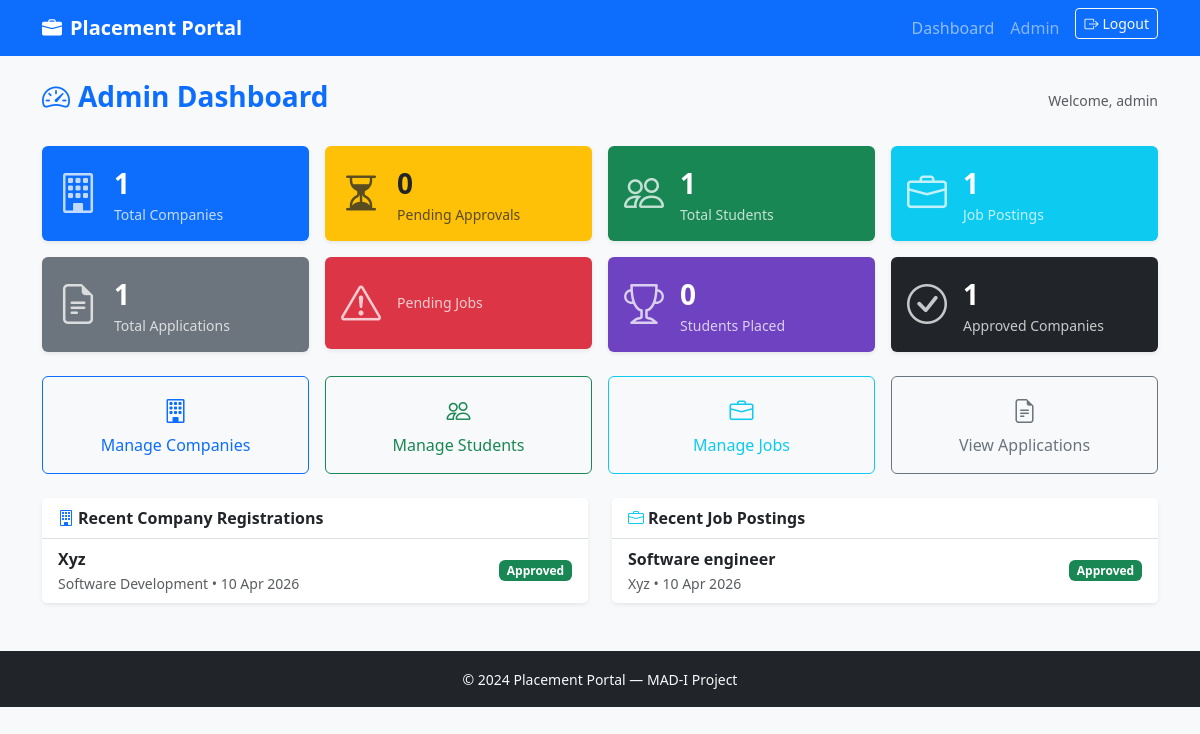
The app's page /admin/dashboard (signed in) with its own data.
### models.py (models this page shows, shortened)
class User(UserMixin, db.Model):
    id= db.Column(db.Integer, primary_key=True)
    username= db.Column(db.String(80), unique=True, nullable=False)
    email= db.Column(db.String(120), unique=True, nullable=False)
    password_hash = db.Column(db.String(256))
    role = db.Column(db.String(20))
    active = db.Column(db.Boolean, default=True)
    student_profile = db.relationship('Student', backref='user', uselist=False)
    company_profile = db.relationship('Company', backref='user', uselist=False)
    @property
    def is_active(self):
        return self.active

class Company(db.Model):
    id = db.Column(db.Integer, primary_key=True)
    user_id = db.Column(db.Integer, db.ForeignKey('user.id'), nullable=False)
    name = db.Column(db.String(150))
    industry = db.Column(db.String(100))
    website = db.Column(db.String(250))
    description = db.Column(db.Text)
    location = db.Column(db.String(150))
    approval_status = db.Column(db.String(20), default='pending')
    is_blacklisted  = db.Column(db.Boolean, default=False)
    created_at = db.Column(db.DateTime, default=lambda: datetime.now(timezone.utc), nullable=False)
    jobs = db.relationship('JobPosition', backref='company', lazy='dynamic')

class JobPosition(db.Model):
    id = db.Column(db.Integer, primary_key=True)
    company_id = db.Column(db.Integer, db.ForeignKey('company.id'), nullable=False)
    title = db.Column(db.String(150))
    description = db.Column(db.Text)
    required_skills = db.Column(db.Text)
    experience = db.Column(db.String(100))
    salary_min = db.Column(db.Float)
    salary_max = db.Column(db.Float)
    location = db.Column(db.String(150))
    deadline = db.Column(db.DateTime)
    status = db.Column(db.String(20), default='active')
    is_approved = db.Column(db.Boolean, default=False)
    created_at = db.Column(db.DateTime, default=lambda: datetime.now(timezone.utc), nullable=False)
    applications = db.relationship('Application', backref='job', lazy='dynamic')

### routes/admin.py (the view)
@admin_bp.route('/dashboard')
@login_required
@admin_required
def dashboard():
    stats = {
        'total_companies': Company.query.count(),
        'pending_companies': Company.query.filter_by(approval_status='pending').count(),
        'approved_companies': Company.query.filter_by(approval_status='approved').count(),
        'total_students': Student.query.count(),
        'total_jobs': JobPosition.query.count(),
        'pending_job': JobPosition.query.filter_by(is_approved=False).count(),
        'total_applications': Application.query.count(),
        'placed_students': Application.query.filter_by(status='placed').count(),
    }
    recent_companies = Company.query.order_by(Company.created_at.desc()).limit(5).all()
    recent_jobs = JobPosition.query.order_by(JobPosition.created_at.desc()).limit(5).all()
    return render_template('admin/dashboard.html', stats = stats, recent_companies = recent_companies, recent_jobs = recent_jobs)

### models.py (called while the page is built)
@login_manager.user_loader
def load_user(user_id):
    return User.query.get(int(user_id))

### routes/admin.py (called while the page is built)
def admin_required(f):
    @wraps(f)
    def wrapped(*args, **kwargs):
        if not current_user.is_authenticated:
            flash('Please login first.', 'danger')
            return redirect(url_for('auth.login'))
        if current_user.role != 'admin':
            flash('Admin access required.', 'danger')
            return redirect(url_for('auth.login'))
        return f(*args, **kwargs)
    return wrapped

### templates/admin/dashboard.html (shortened to what this page needs)
{% extends 'base.html' %}
{% block content %}
<div class="d-flex justify-content-between align-items-center mb-4">
  <h3 class="fw-bold text-primary">
    <i class="bi bi-speedometer2 me-2"></i>Admin Dashboard
  </h3>
  <small class="text-muted">Welcome, {{ current_user.username }}</small>
</div>
<div class="row g-3 mb-4">
  <div class="col-sm-6 col-xl-3">
    <div class="card border-0 shadow-sm bg-primary text-white">
      <div class="card-body d-flex align-items-center gap-3">
        <i class="bi bi-building fs-1 opacity-75"></i>
        <div>
          <div class="fs-3 fw-bold">{{ stats.total_companies }}</div>
          <div class="small opacity-75">Total Companies</div>
        </div>
      </div>
    </div>
  </div>
  <div class="col-sm-6 col-xl-3">
    <div class="card border-0 shadow-sm bg-warning text-dark">
      <div class="card-body d-flex align-items-center gap-3">
        <i class="bi bi-hourglass-split fs-1 opacity-75"></i>
        <div>
          <div class="fs-3 fw-bold">{{ stats.pending_companies }}</div>
          <div class="small opacity-75">Pending Approvals</div>
        </div>
      </div>
    </div>
  </div>
  <div class="col-sm-6 col-xl-3">
    <div class="card border-0 shadow-sm bg-success text-white">
      <div class="card-body d-flex align-items-center gap-3">
        <i class="bi bi-people fs-1 opacity-75"></i>
        <div>
          <div class="fs-3 fw-bold">{{ stats.total_students }}</div>
          <div class="small opacity-75">Total Students</div>
        </div>
      </div>
    </div>
  </div>
  <div class="col-sm-6 col-xl-3">
    <div class="card border-0 shadow-sm bg-info text-white">
      <div class="card-body d-flex align-items-center gap-3">
        <i class="bi bi-briefcase fs-1 opacity-75"></i>
        <div>
          <div class="fs-3 fw-bold">{{ stats.total_jobs }}</div>
          <div class="small opacity-75">Job Postings</div>
        </div>
      </div>
    </div>
  </div>
  <div class="col-sm-6 col-xl-3">
    <div class="card border-0 shadow-sm bg-secondary text-white">
      <div class="card-body d-flex align-items-center gap-3">
        <i class="bi bi-file-earmark-text fs-1 opacity-75"></i>
        <div>
          <div class="fs-3 fw-bold">{{ stats.total_applications }}</div>
          <div class="small opacity-75">Total Applications</div>
        </div>
      </div>
    </div>
  </div>
  <div class="col-sm-6 col-xl-3">
    <div class="card border-0 shadow-sm bg-danger text-white">
      <div class="card-body d-flex align-items-center gap-3">
        <i class="bi bi-exclamation-triangle fs-1 opacity-75"></i>
        <div>
          <div class="small opacity-75">Pending Jobs</div>
        </div>
      </div>
    </div>
  </div>
  <div class="col-sm-6 col-xl-3">
    <div class="card border-0 shadow-sm text-white" style="background:#6f42c1">
      <div class="card-body d-flex align-items-center gap-3">
        <i class="bi bi-trophy fs-1 opacity-75"></i>
        <div>
          <div class="fs-3 fw-bold">{{ stats.placed_students }}</div>
          <div class="small opacity-75">Students Placed</div>
        </div>
      </div>
    </div>
  </div>
  <div class="col-sm-6 col-xl-3">
    <div class="card border-0 shadow-sm bg-dark text-white">
      <div class="card-body d-flex align-items-center gap-3">
        <i class="bi bi-check-circle fs-1 opacity-75"></i>
        <div>
          <div class="fs-3 fw-bold">{{ stats.approved_companies }}</div>
          <div class="small opacity-75">Approved Companies</div>
        </div>
      </div>
    </div>
  </div>
</div>
<div class="row g-3 mb-4">
  <div class="col-md-3">
    <a href="{{ url_for('admin.companies') }}" class="btn btn-outline-primary w-100 py-3">
      <i class="bi bi-building d-block fs-4 mb-1"></i>Manage Companies
    </a>
  </div>
  <div class="col-md-3">
    <a href="{{ url_for('admin.students') }}" class="btn btn-outline-success w-100 py-3">
      <i class="bi bi-people d-block fs-4 mb-1"></i>Manage Students
    </a>
  </div>
  <div class="col-md-3">
    <a href="{{ url_for('admin.jobs') }}" class="btn btn-outline-info w-100 py-3">
      <i class="bi bi-briefcase d-block fs-4 mb-1"></i>Manage Jobs
    </a>
  </div>
  <div class="col-md-3">
    <a href="{{ url_for('admin.applications') }}" class="btn btn-outline-secondary w-100 py-3">
      <i class="bi bi-file-earmark-text d-block fs-4 mb-1"></i>View Applications
    </a>
  </div>
</div>
<div class="row g-4">
  <div class="col-md-6">
    <div class="card border-0 shadow-sm">
      <div class="card-header bg-white fw-semibold border-bottom">
        <i class="bi bi-building me-1 text-primary"></i>Recent Company Registrations
      </div>
      <ul class="list-group list-group-flush">
        {% for c in recent_companies %}
        <li class="list-group-item d-flex justify-content-between align-items-center">
          <div>
            <div class="fw-semibold">{{ c.name }}</div>
            <small class="text-muted">{{ c.industry or 'N/A' }} &bull; {{ c.created_at.strftime('%d %b %Y') }}</small>
          </div>
          <span class="badge
            {% if c.approval_status == 'approved' %}bg-success
            {% elif c.approval_status == 'pending' %}bg-warning text-dark
            {% else %}bg-danger{% endif %}">
            {{ c.approval_status | capitalize }}
          </span>
        </li>
        {% else %}
        <li class="list-group-item text-muted small">No companies registered yet.</li>
        {% endfor %}
      </ul>
    </div>
  </div>
  <div class="col-md-6">
    <div class="card border-0 shadow-sm">
      <div class="card-header bg-white fw-semibold border-bottom">
        <i class="bi bi-briefcase me-1 text-info"></i>Recent Job Postings
      </div>
      <ul class="list-group list-group-flush">
        {% for j in recent_jobs %}
        <li class="list-group-item d-flex justify-content-between align-items-center">
          <div>
            <div class="fw-semibold">{{ j.title }}</div>
            <small class="text-muted">{{ j.company.name }} &bull; {{ j.created_at.strftime('%d %b %Y') }}</small>
          </div>
          <span class="badge {% if j.is_approved %}bg-success{% else %}bg-warning text-dark{% endif %}">
            {% if j.is_approved %}Approved{% else %}Pending{% endif %}
          </span>
        </li>
        {% else %}
        <li class="list-group-item text-muted small">No jobs posted yet.</li>
        {% endfor %}
      </ul>
    </div>
  </div>
</div>
{% endblock %}

### templates/base.html (shortened to what this page needs)
<!DOCTYPE html>
<html lang="en">
<head>
  <link href="https://cdn.jsdelivr.net/npm/bootstrap@5.3.0/dist/css/bootstrap.min.css" rel="stylesheet"/>
  <link href="https://cdn.jsdelivr.net/npm/bootstrap-icons@1.11.0/font/bootstrap-icons.css" rel="stylesheet"/>
</head>
<body class="bg-light">
<nav class="navbar navbar-expand-lg navbar-dark bg-primary">
  <div class="container">
    <a class="navbar-brand fw-bold" href="{{ url_for('auth.index') }}">
      <i class="bi bi-briefcase-fill me-2"></i>Placement Portal
    </a>
    <div class="collapse navbar-collapse" id="navbarNav">
      <ul class="navbar-nav ms-auto">
        {% if current_user.is_authenticated %}
          {% if current_user.role == 'admin' %}
            <li class="nav-item">
              <a class="nav-link" href="{{ url_for('admin.dashboard') }}">Dashboard</a>
            </li>
          {% elif current_user.role == 'company' %}
            <li class="nav-item">
              <a class="nav-link" href="{{ url_for('company.dashboard') }}">Dashboard</a>
            </li>
          {% endif %}
          <li class="nav-item">
            <span class="nav-link text-white-50">
              {{ current_user.role | capitalize }}
            </span>
          </li>
          <li class="nav-item">
            <a class="btn btn-outline-light btn-sm ms-2"
               href="{{ url_for('auth.logout') }}">
              <i class="bi bi-box-arrow-right me-1"></i>Logout
            </a>
          </li>
        {% endif %}
      </ul>
    </div>
  </div>
</nav>
<main class="container my-4">
  {% block content %}{% endblock %}
</main>
<footer class="bg-dark text-light text-center py-3 mt-5">
  <small>&copy; 2024 Placement Portal — MAD-I Project</small>
</footer>
</body>
</html>

### records on screen
User: role "Admin", username "admin"
Company: name "Xyz", industry "Software Development", created_at "10 Apr 2026", approval_status "Approved"
JobPosition: title "Software engineer", company.name "Xyz", created_at "10 Apr 2026", is_approved "Approved"

### other values on screen
{{ stats.total_companies }} "1"
{{ stats.pending_companies }} "0"
{{ stats.total_students }} "1"
{{ stats.total_jobs }} "1"
{{ stats.total_applications }} "1"
{{ stats.placed_students }} "0"
{{ stats.approved_companies }} "1"
